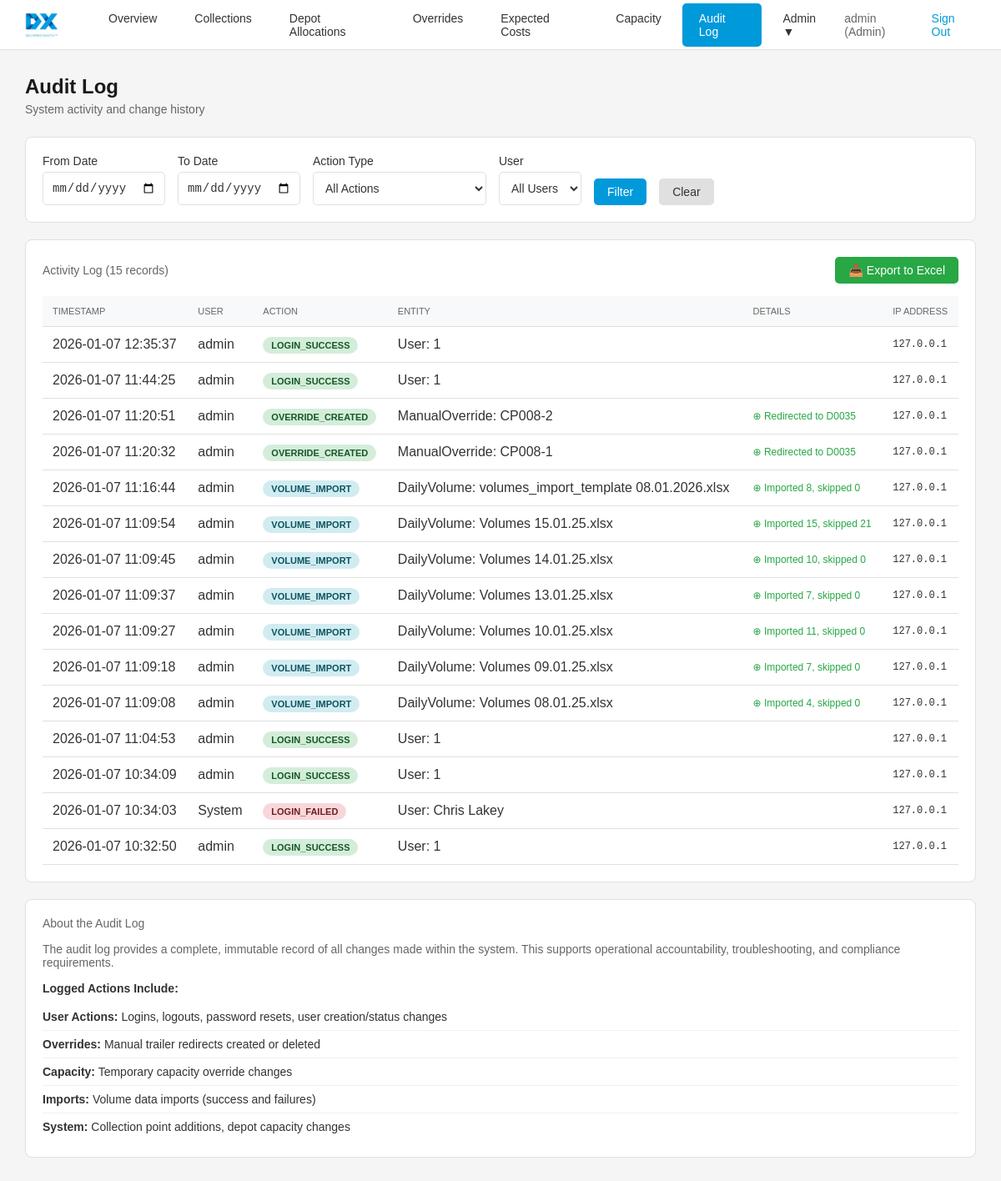
The app's page /audit-log (signed in) with its own data.
### app/models.py (models this page shows)
class User(Base):
    __tablename__ = "users"
    id = Column(Integer, primary_key=True, index=True)
    username = Column(String(50), unique=True, index=True, nullable=False)
    email = Column(String(100), unique=True, index=True, nullable=False)
    password_hash = Column(String(255), nullable=False)
    role = Column(String(20), nullable=False, default="Viewer")  # Admin, Operator, Viewer
    is_active = Column(Boolean, default=True)
    last_login = Column(DateTime, nullable=True)
    created_at = Column(DateTime, default=datetime.utcnow)

class AuditLog(Base):
    __tablename__ = "audit_log"
    id = Column(Integer, primary_key=True, index=True)
    timestamp = Column(DateTime, default=datetime.utcnow, index=True)
    user_id = Column(Integer, ForeignKey("users.id"), nullable=True)
    action_type = Column(String(50), nullable=False, index=True)
    entity_type = Column(String(50), nullable=True)
    entity_id = Column(String(100), nullable=True)
    old_value = Column(Text, nullable=True)
    new_value = Column(Text, nullable=True)
    ip_address = Column(String(45), nullable=True)

### app/main.py (the view)
@app.get("/audit-log")
def audit_log_page(
    request: Request,
    db: Session = Depends(get_db),
    from_date: str = Query(None),
    to_date: str = Query(None),
    action_type: str = Query(None),
    user_id: int = Query(None)
):
    user = get_current_user_from_cookie(request, db)
    if not user:
        return RedirectResponse(url="/login", status_code=303)
    query = db.query(AuditLog).order_by(AuditLog.timestamp.desc())
    if from_date:
        try:
            from_dt = datetime.strptime(from_date, "%Y-%m-%d")
            query = query.filter(AuditLog.timestamp >= from_dt)
        except ValueError:
            pass
    if to_date:
        try:
            to_dt = datetime.strptime(to_date, "%Y-%m-%d")
            to_dt = to_dt.replace(hour=23, minute=59, second=59)
            query = query.filter(AuditLog.timestamp <= to_dt)
        except ValueError:
            pass
    if action_type:
        query = query.filter(AuditLog.action_type == action_type)
    if user_id:
        query = query.filter(AuditLog.user_id == user_id)
    logs = query.limit(500).all()
    log_list = []
    for log in logs:
        log_user = db.query(User).filter(User.id == log.user_id).first()
        log_list.append({
            'timestamp': log.timestamp.strftime('%Y-%m-%d %H:%M:%S') if log.timestamp else '',
            'username': log_user.username if log_user else 'System',
            'action_type': log.action_type,
            'entity_type': log.entity_type,
            'entity_id': log.entity_id or '',
            'old_value': log.old_value or '',
            'new_value': log.new_value or '',
            'ip_address': log.ip_address or ''
        })
    users = db.query(User).all()
    return templates.TemplateResponse("audit_log.html", {
        "request": request,
        "user": user,
        "active_page": "audit-log",
        "logs": log_list,
        "users": users,
        "from_date": from_date or '',
        "to_date": to_date or '',
        "action_type": action_type or '',
        "user_id": user_id
    })

### app/templates/audit_log.html (shortened to what this page needs)
{% extends "base.html" %}
{% block content %}
<div class="page-header">
    <h2>Audit Log</h2>
    <p>System activity and change history</p>
</div>
<div class="card" style="margin-bottom: 20px;">
    <form method="get" action="/audit-log" style="display: flex; gap: 15px; flex-wrap: wrap; align-items: flex-end;">
        <div class="form-group" style="margin-bottom: 0;">
            <label>From Date</label>
            <input type="date" name="from_date" value="{{ from_date }}">
        </div>
        <div class="form-group" style="margin-bottom: 0;">
            <label>To Date</label>
            <input type="date" name="to_date" value="{{ to_date }}">
        </div>
        <div class="form-group" style="margin-bottom: 0;">
            <label>Action Type</label>
            <select name="action_type">
                <option value="">All Actions</option>
            </select>
        </div>
        <div class="form-group" style="margin-bottom: 0;">
            <label>User</label>
            <select name="user_id">
                <option value="">All Users</option>
            </select>
        </div>
        <button type="submit" class="btn btn-primary">Filter</button>
        <a href="/audit-log" class="btn btn-secondary">Clear</a>
    </form>
</div>
<div class="card">
    <div class="card-header">
        <h3>Activity Log ({{ logs|length }} records)</h3>
        <div>
            <a href="/audit-log/export?from_date={{ from_date }}&to_date={{ to_date }}&action_type={{ action_type }}&user_id={{ user_id or '' }}" class="btn btn-success">
                📥 Export to Excel
            </a>
        </div>
    </div>
    <div class="card-body">
        {% if logs %}
        <div style="overflow-x: auto;">
            <table>
                <thead>
                    <tr>
                        <th>Timestamp</th>
                        <th>User</th>
                        <th>Action</th>
                        <th>Entity</th>
                        <th>Details</th>
                        <th>IP Address</th>
                    </tr>
                </thead>
                <tbody>
                    {% for log in logs %}
                    <tr>
                        <td style="white-space: nowrap;">{{ log.timestamp }}</td>
                        <td>{{ log.username }}</td>
                        <td>
                            {% if 'SUCCESS' in log.action_type or 'CREATED' in log.action_type or 'ENABLED' in log.action_type %}
                            <span class="badge badge-success">{{ log.action_type }}</span>
                            {% elif 'FAILED' in log.action_type %}
                            <span class="badge badge-danger">{{ log.action_type }}</span>
                            {% elif 'DELETED' in log.action_type or 'DISABLED' in log.action_type %}
                            <span class="badge badge-warning">{{ log.action_type }}</span>
                            {% elif 'IMPORT' in log.action_type %}
                            <span class="badge badge-info">{{ log.action_type }}</span>
                            {% elif 'UPDATED' in log.action_type or 'RESET' in log.action_type %}
                            <span class="badge" style="background-color: #e2e3e5; color: #383d41;">{{ log.action_type }}</span>
                            {% else %}
                            <span class="badge badge-success">{{ log.action_type }}</span>
                            {% endif %}
                        </td>
                        <td>{{ log.entity_type }}: {{ log.entity_id }}</td>
                        <td style="max-width: 300px;">
                            {% if log.new_value %}<div style="color: #28a745; font-size: 12px;">⊕ {{ log.new_value }}</div>{% endif %}
                        </td>
                        <td style="font-family: monospace; font-size: 12px;">{{ log.ip_address }}</td>
                    </tr>
                    {% endfor %}
                </tbody>
            </table>
        </div>
        {% else %}
        <p class="no-data">No audit records found matching your filters.</p>
        {% endif %}
    </div>
</div>
<div class="card">
    <div class="card-header">
        <h3>About the Audit Log</h3>
    </div>
    <div class="card-body">
        <p style="color: #666; font-size: 14px;">
            The audit log provides a complete, immutable record of all changes made within the system.
            This supports operational accountability, troubleshooting, and compliance requirements.
        </p>
        <h4 style="font-size: 14px; margin-top: 15px; margin-bottom: 10px;">Logged Actions Include:</h4>
        <ul class="info-list">
            <li><strong>User Actions:</strong> Logins, logouts, password resets, user creation/status changes</li>
            <li><strong>Overrides:</strong> Manual trailer redirects created or deleted</li>
            <li><strong>Capacity:</strong> Temporary capacity override changes</li>
            <li><strong>Imports:</strong> Volume data imports (success and failures)</li>
            <li><strong>System:</strong> Collection point additions, depot capacity changes</li>
        </ul>
    </div>
</div>
{% endblock %}

### app/templates/base.html (shortened to what this page needs)
<!DOCTYPE html>
<html lang="en">
<head>
    <link rel="stylesheet" href="https://unpkg.com/leaflet@1.9.4/dist/leaflet.css" />
</head>
<body>
    <header class="header">
        <div class="header-left">
            <img src="/static/dx_freight_logo.jpg" alt="DX" class="logo">
            <ul class="nav-menu">
                <li><a href="/dashboard{% if selected_date %}?date={{ selected_date }}{% endif %}" class="{% if active_page == 'dashboard' %}active{% endif %}">Overview</a></li>
                <li><a href="/collections{% if selected_date %}?date={{ selected_date }}{% endif %}" class="{% if active_page == 'collections' %}active{% endif %}">Collections</a></li>
                <li><a href="/depot-allocations{% if selected_date %}?date={{ selected_date }}{% endif %}" class="{% if active_page == 'depot-allocations' %}active{% endif %}">Depot Allocations</a></li>
                <li><a href="/overrides{% if selected_date %}?date={{ selected_date }}{% endif %}" class="{% if active_page == 'overrides' %}active{% endif %}">Overrides</a></li>
                <li><a href="/expected-costs{% if selected_date %}?date={{ selected_date }}{% endif %}" class="{% if active_page == 'expected-costs' %}active{% endif %}">Expected Costs</a></li>
                {% if user.role in ['Admin', 'Operator'] %}
                <li><a href="/capacity-overrides{% if selected_date %}?date={{ selected_date }}{% endif %}" class="{% if active_page == 'capacity-overrides' %}active{% endif %}">Capacity</a></li>
                {% endif %}
                <li><a href="/audit-log" class="{% if active_page == 'audit-log' %}active{% endif %}">Audit Log</a></li>
                {% if user.role == 'Admin' %}
                <li class="admin-menu">
                    <a href="#" class="{% if active_page in ['users', 'setup', 'import-volumes'] %}active{% endif %}">Admin ▼</a>
                </li>
                {% elif user.role == 'Operator' %}
                <li><a href="/import-volumes" class="{% if active_page == 'import-volumes' %}active{% endif %}">Import</a></li>
                {% endif %}
            </ul>
        </div>
        <div class="header-right">
            <span>{{ user.username }} ({{ user.role }})</span>
            <a href="/logout">Sign Out</a>
        </div>
    </header>
    <main class="main-content">
        {% block content %}{% endblock %}
    </main>
</body>
</html>

### app/templates/base.html (style rules this page uses)
* { margin: 0; padding: 0; box-sizing: border-box; }
body { font-family: Arial, sans-serif; background-color: #f5f5f5; color: #333333; min-height: 100vh; }
.header { background-color: #ffffff; border-bottom: 1px solid #e0e0e0; padding: 0 30px; display: flex; align-items: center; justify-content: space-between; height: 60px; position: fixed; top: 0; left: 0; right: 0; z-index: 1000; }
.header-left { display: flex; align-items: center; gap: 40px; }
.logo { height: 40px; }
.nav-menu { display: flex; list-style: none; gap: 5px; }
.nav-menu a { display: block; padding: 10px 20px; color: #333333; text-decoration: none; border-radius: 5px; transition: all 0.3s; font-size: 14px; }
.nav-menu a.active { background-color: #0099da; color: #ffffff; }
.header-right { display: flex; align-items: center; gap: 15px; font-size: 14px; }
.header-right span { color: #666666; }
.header-right a { color: #0099da; text-decoration: none; }
.main-content { margin-top: 60px; padding: 30px; }
.page-header { margin-bottom: 25px; }
.page-header h2 { font-size: 24px; color: #1a1a1a; margin-bottom: 5px; }
.page-header p { color: #666666; font-size: 14px; }
.card { background-color: #ffffff; border-radius: 8px; border: 1px solid #e0e0e0; padding: 20px; margin-bottom: 20px; }
.card-header { display: flex; justify-content: space-between; align-items: center; margin-bottom: 15px; }
.card-header h3 { font-size: 14px; color: #666666; font-weight: normal; }
table { width: 100%; border-collapse: collapse; }
th, td { padding: 12px; text-align: left; border-bottom: 1px solid #e0e0e0; }
th { background-color: #f8f9fa; font-weight: normal; color: #666666; font-size: 11px; text-transform: uppercase; }
.badge { padding: 4px 10px; border-radius: 12px; font-size: 11px; font-weight: bold; }
.badge-success { background-color: #d4edda; color: #155724; }
.badge-danger { background-color: #f8d7da; color: #721c24; }
.badge-info { background-color: #d1ecf1; color: #0c5460; }
.btn { padding: 8px 16px; border: none; border-radius: 5px; cursor: pointer; font-size: 14px; transition: opacity 0.3s; text-decoration: none; display: inline-block; }
.btn-primary { background-color: #0099da; color: #ffffff; }
.btn-secondary { background-color: #e0e0e0; color: #333333; }
.btn-success { background-color: #28a745; color: #ffffff; }
input, select { padding: 10px; border: 1px solid #e0e0e0; border-radius: 5px; background-color: #ffffff; color: #333333; font-size: 14px; }
.admin-menu { position: relative; display: inline-block; }
.form-group { margin-bottom: 15px; }
.form-group label { display: block; margin-bottom: 5px; font-size: 14px; color: #333333; }
.info-list { list-style: none; padding: 0; }
.info-list li { padding: 8px 0; border-bottom: 1px solid #f0f0f0; font-size: 14px; }
.info-list li:last-child { border-bottom: none; }

### records on screen
User: username "admin", role "Admin", username "admin" "admin" "admin" "admin" "admin" "admin" "admin" "admin" "admin" "admin" "admin" "admin" "admin" "admin"
AuditLog: action_type "LOGIN_SUCCESS", entity_type "User", ip_address "127.0.0.1"
AuditLog: action_type "LOGIN_SUCCESS", entity_type "User", ip_address "127.0.0.1"
AuditLog: action_type "OVERRIDE_CREATED", entity_type "ManualOverride", entity_id "CP008-2", new_value "Redirected to D0035", ip_address "127.0.0.1"
AuditLog: action_type "OVERRIDE_CREATED", entity_type "ManualOverride", entity_id "CP008-1", new_value "Redirected to D0035", ip_address "127.0.0.1"
AuditLog: action_type "VOLUME_IMPORT", entity_type "DailyVolume", entity_id "volumes_import_template 08.01.2026.xlsx", new_value "Imported 8, skipped 0", ip_address "127.0.0.1"
AuditLog: action_type "VOLUME_IMPORT", entity_type "DailyVolume", entity_id "Volumes 15.01.25.xlsx", new_value "Imported 15, skipped 21", ip_address "127.0.0.1"
AuditLog: action_type "VOLUME_IMPORT", entity_type "DailyVolume", entity_id "Volumes 14.01.25.xlsx", new_value "Imported 10, skipped 0", ip_address "127.0.0.1"
AuditLog: action_type "VOLUME_IMPORT", entity_type "DailyVolume", entity_id "Volumes 13.01.25.xlsx", new_value "Imported 7, skipped 0", ip_address "127.0.0.1"
AuditLog: action_type "VOLUME_IMPORT", entity_type "DailyVolume", entity_id "Volumes 10.01.25.xlsx", new_value "Imported 11, skipped 0", ip_address "127.0.0.1"
AuditLog: action_type "VOLUME_IMPORT", entity_type "DailyVolume", entity_id "Volumes 09.01.25.xlsx", new_value "Imported 7, skipped 0", ip_address "127.0.0.1"
AuditLog: action_type "VOLUME_IMPORT", entity_type "DailyVolume", entity_id "Volumes 08.01.25.xlsx", new_value "Imported 4, skipped 0", ip_address "127.0.0.1"
AuditLog: action_type "LOGIN_SUCCESS", entity_type "User", ip_address "127.0.0.1"
AuditLog: action_type "LOGIN_SUCCESS", entity_type "User", ip_address "127.0.0.1"
AuditLog: timestamp "2026-01-07 10:34:03", username "System", action_type "LOGIN_FAILED", entity_type "User", entity_id "Chris Lakey", ip_address "127.0.0.1"
AuditLog: action_type "LOGIN_SUCCESS", entity_type "User", ip_address "127.0.0.1"

### other values on screen
{{ logs|length }} "15"
{{ log.timestamp }} "2026-01-07 12:35:37" "2026-01-07 11:44:25" "2026-01-07 11:20:51" "2026-01-07 11:20:32" "2026-01-07 11:16:44" "2026-01-07 11:09:54" "2026-01-07 11:09:45" "2026-01-07 11:09:37" "2026-01-07 11:09:27" "2026-01-07 11:09:18" "2026-01-07 11:09:08" "2026-01-07 11:04:53" "2026-01-07 10:34:09" "2026-01-07 10:32:50"
{{ log.entity_id }} "1" "1" "1" "1" "1"
